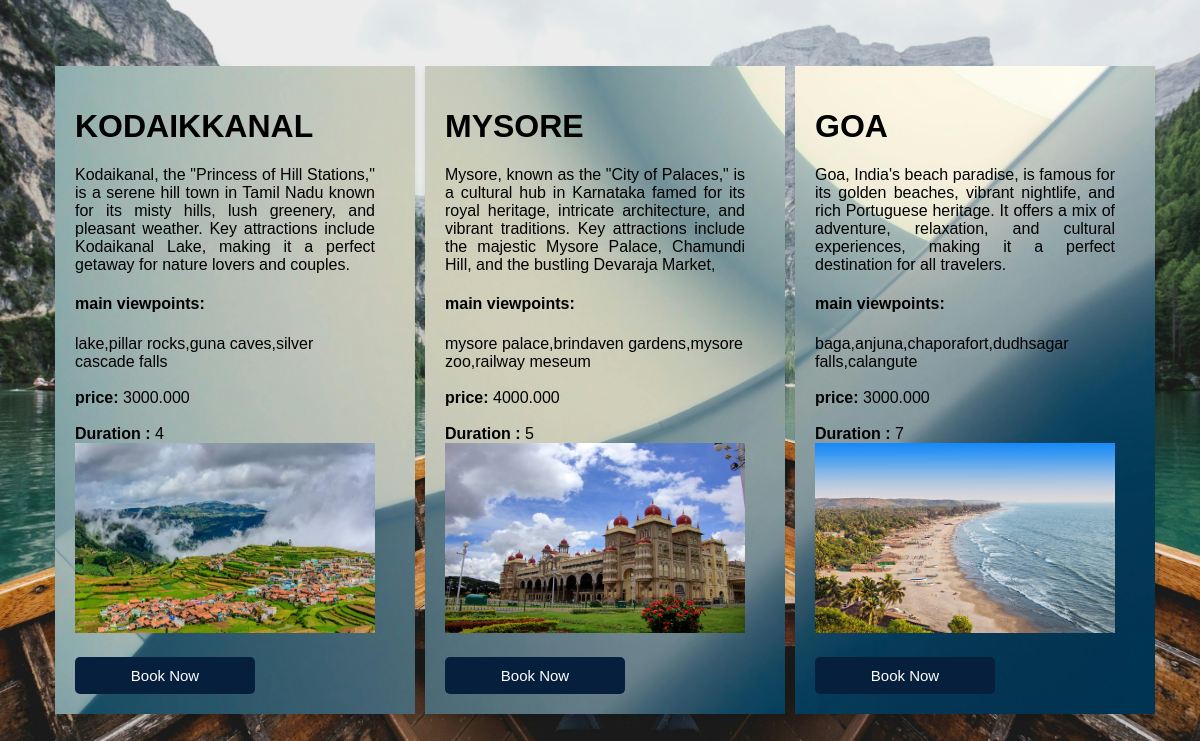
The app's page /userdash/ with its own data.
### web/models.py (models this page shows)
class Package(models.Model):
     name = models.CharField(max_length=150)
     description = models.TextField(max_length=500)
     main_viewpoint=models.CharField(max_length=100)
     price = models.DecimalField(max_digits=10, decimal_places=3)
     duration = models.PositiveIntegerField(help_text="Duration in days")
     media_gallery = models.ImageField(upload_to="gallry/", null=True,blank=True,default=None)
     is_approved=models.BooleanField(default=False)

### web/views.py (the view)
# urls.py: path('userdash/',v.user_dash,name='userdash'),
def user_dash(request):
    datas=Package.objects.all()
    return render(request,"userdash.html",{'item':datas})

### web/templates/userdash.html (shortened to what this page needs)
{% load static %}
<!DOCTYPE html>
<html lang="eng">
    <head>
        <link rel="stylesheet" href="{% static 'css/new.css' %}">
    </head>
   <body>
        {% for i in item %}
        {% if i.is_approved %}
    <div class="ord">
        <h1>{{ i.name }}</h1>
        <p class="card"> {{ i.description }}</p>
        <label><h4>main viewpoints:</h4>{{ i.main_viewpoint }} </label>
        <br>
        <br>
        <label><b>price: </b>{{ i.price }}</label>
        <br>
        <br>
        <label><b>Duration :</b> {{ i.duration }}</label>
        <br>
        <img src="{{ i.media_gallery.url }}">
        <br>
        <a href="{% url 'payment' %}"><button type="submit">Book Now</button></a>
        <br>
    </div>
    {% endif %}
     {% endfor %}
   </body>
</html>

### web/templates/userdash.html (style rules this page uses)
body { font-family: Arial, sans-serif; background-image: url("/static/images/ah.jpg.jpg"); background-repeat: no-repeat; background-position:center; background-size: cover; margin: 0; padding: 0; display: flex; justify-content: center; align-items: center; height: 85vh; margin-top: 50px; }
.ord { background-image: url("/static/images/ac.jpg.jpeg"); background-repeat: no-repeat; background-position:center; background-size: cover; background-attachment: fixed; padding: 20px; padding-right: 40px; margin-left: 10px; box-shadow: 0 4px 6px rgba(0, 0, 0, 0.1); width: 300px; text-align:left; }
button { width: 60%; padding: 10px; background-color: #051f3d; border: none; border-radius: 5px; color: white; font-size: 15px; cursor: pointer; margin-top: 20px; margin-left: px; }
.card { text-align: justify; }
img { width: 100%; height: 190px; }

### records on screen
Package: is_approved True (drawn), name "KODAIKKANAL", description "Kodaikanal, the \"Princess of Hill Stations,\" is a serene hill town in Tamil Nadu known for its misty hills, lush greenery, and pleasant weather. Key attractions include Kodaikanal Lake, making it a perfect getaway for nature lovers and couples.", main_viewpoint "lake,pillar rocks,guna caves,silver cascade falls", price "3000.000", duration "4", media_gallery (picture)
Package: is_approved True (drawn), name "MYSORE", description "Mysore, known as the \"City of Palaces,\" is a cultural hub in Karnataka famed for its royal heritage, intricate architecture, and vibrant traditions. Key attractions include the majestic Mysore Palace, Chamundi Hill, and the bustling Devaraja Market,", main_viewpoint "mysore palace,brindaven gardens,mysore zoo,railway meseum", price "4000.000", duration "5", media_gallery (picture)
Package: is_approved True (drawn), name "GOA", description "Goa, India's beach paradise, is famous for its golden beaches, vibrant nightlife, and rich Portuguese heritage. It offers a mix of adventure, relaxation, and cultural experiences, making it a perfect destination for all travelers.", main_viewpoint "baga,anjuna,chaporafort,dudhsagar falls,calangute", price "3000.000", duration "7", media_gallery (picture)
